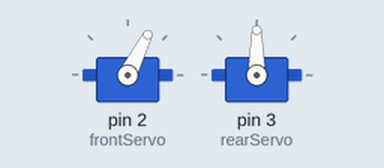
Simulated run of this sketch. Board: Arduino Uno, built with avr-gcc and run on an emulated ATmega328P. On the bench: 2 × servo.

Above: at 1.05 s.
At 1.3 s:
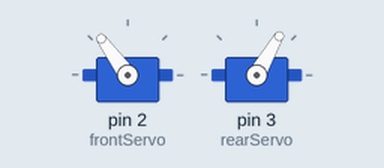
At 1.55 s:
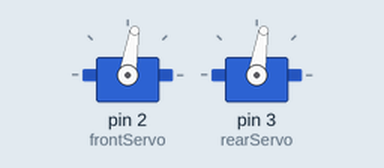
Timing chart, 0 to 4.0 s (numbered marks = the images above):
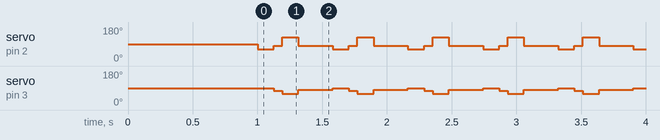

Measured:
- by itself, servo on pin 2 (frontServo): repeats every 0.58 s: 81° 0.07 s, 126° 0.13 s, 81° 0.27 s, 63° 0.13 s
- by itself, servo on pin 3 (rearServo): repeats every 0.58 s: 60° 0.13 s, 81° 0.27 s, 90° 0.13 s, 75° 0.07 s

The sketch:

bug_Robo_turn_back.ino
```cpp
#include <Servo.h>

Servo frontServo;
Servo rearServo;

int centerTurnPos = 81;
int frontTurnRightUp = 63;
int frontTurnLeftUp = 117;
int backTurnRightForward = 66;
int backTurnLeftForward = 96;

void moveTurnLeft() {
  frontServo.write(frontTurnRightUp);
  rearServo.write(backTurnLeftForward-6);

  delay(125);

  frontServo.write(centerTurnPos);
  rearServo.write(centerTurnPos-6);

  delay(65);

  frontServo.write(frontTurnLeftUp+9);
  rearServo.write(backTurnRightForward-6);

  delay(125);

  frontServo.write(centerTurnPos);
  rearServo.write(centerTurnPos);

  delay(65);
}

void setup() {
  // put your setup code here, to run once:
  frontServo.attach(2);
  rearServo.attach(3);
  frontServo.write(90);
  rearServo.write(90);
  delay(1000);
}

void loop() {
  // put your main code here, to run repeatedly:
  moveTurnLeft();
  delay(200);
}
```
